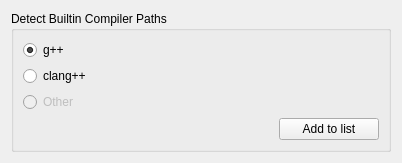
<?xml version="1.0" encoding="UTF-8"?>
<ui version="4.0">
 <class>DetectCompilerPathsWidget</class>
 <widget class="QWidget" name="DetectCompilerPathsWidget">
  <property name="geometry">
   <rect>
    <x>0</x>
    <y>0</y>
    <width>402</width>
    <height>150</height>
   </rect>
  </property>
  <property name="windowTitle">
   <string>Form</string>
  </property>
  <layout class="QGridLayout" name="gridLayout">
   <item row="0" column="0">
    <widget class="KButtonGroup" name="group">
     <property name="sizePolicy">
      <sizepolicy hsizetype="Preferred" vsizetype="Preferred">
       <horstretch>0</horstretch>
       <verstretch>0</verstretch>
      </sizepolicy>
     </property>
     <property name="whatsThis">
      <string>&lt;html&gt;&lt;head/&gt;&lt;body&gt;&lt;p&gt;Select your compiler to ask for builtin &lt;tt&gt;#include&lt;/tt&gt; paths&lt;/p&gt;&lt;/body&gt;&lt;/html&gt;</string>
     </property>
     <property name="title">
      <string>Detect Builtin Compiler Paths</string>
     </property>
     <layout class="QVBoxLayout" name="verticalLayout">
      <item>
       <widget class="QRadioButton" name="gcc">
        <property name="whatsThis">
         <string/>
        </property>
        <property name="text">
         <string>g++</string>
        </property>
        <property name="checked">
         <bool>true</bool>
        </property>
       </widget>
      </item>
      <item>
       <widget class="QRadioButton" name="clang">
        <property name="whatsThis">
         <string/>
        </property>
        <property name="text">
         <string>clang++</string>
        </property>
       </widget>
      </item>
      <item>
       <layout class="QHBoxLayout" name="otherHL">
        <item>
         <widget class="QRadioButton" name="other">
          <property name="enabled">
           <bool>false</bool>
          </property>
          <property name="text">
           <string>Other</string>
          </property>
         </widget>
        </item>
        <item>
         <widget class="KUrlRequester" name="otherExecutable">
          <property name="enabled">
           <bool>false</bool>
          </property>
          <property name="whatsThis">
           <string>Sorry, not implemented yet :-(</string>
          </property>
         </widget>
        </item>
       </layout>
      </item>
      <item>
       <layout class="QHBoxLayout" name="buttonsHL">
        <item>
         <spacer name="hs">
          <property name="orientation">
           <enum>Qt::Horizontal</enum>
          </property>
          <property name="sizeHint" stdset="0">
           <size>
            <width>40</width>
            <height>20</height>
           </size>
          </property>
         </spacer>
        </item>
        <item>
         <widget class="KPushButton" name="addButton">
          <property name="sizePolicy">
           <sizepolicy hsizetype="Minimum" vsizetype="Fixed">
            <horstretch>0</horstretch>
            <verstretch>0</verstretch>
           </sizepolicy>
          </property>
          <property name="minimumSize">
           <size>
            <width>100</width>
            <height>0</height>
           </size>
          </property>
          <property name="text">
           <string>Add to list</string>
          </property>
         </widget>
        </item>
       </layout>
      </item>
     </layout>
    </widget>
   </item>
  </layout>
 </widget>
 <customwidgets>
  <customwidget>
   <class>KButtonGroup</class>
   <extends>QGroupBox</extends>
   <header>kbuttongroup.h</header>
   <container>1</container>
  </customwidget>
  <customwidget>
   <class>KPushButton</class>
   <extends>QPushButton</extends>
   <header>kpushbutton.h</header>
  </customwidget>
  <customwidget>
   <class>KUrlRequester</class>
   <extends>QFrame</extends>
   <header>kurlrequester.h</header>
  </customwidget>
 </customwidgets>
 <resources/>
 <connections/>
</ui>
